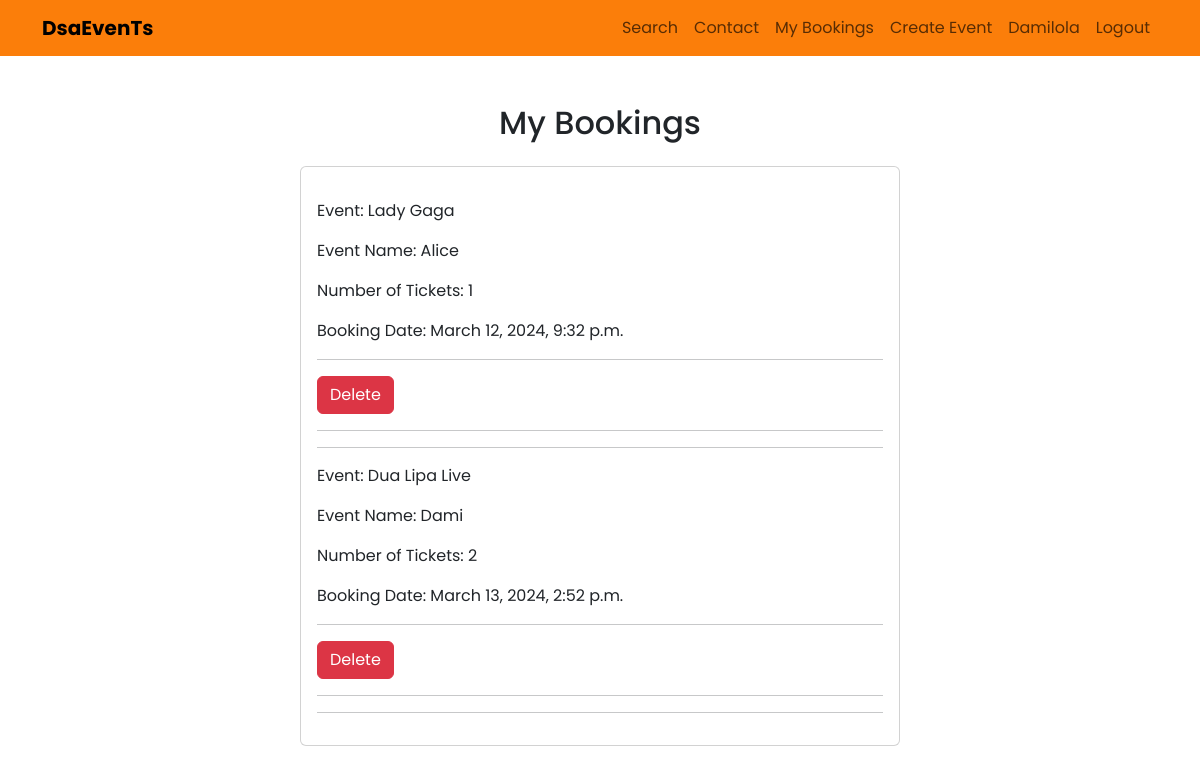
Page /my-bookings/ (signed in) on the committed database.
### events/models.py (models this page shows, shortened)
class Booking(models.Model):
    user = models.ForeignKey(User, on_delete=models.CASCADE)
    name = models.CharField(max_length=100, default="Guest")
    email = models.EmailField(default="")
    event = models.ForeignKey(Event, on_delete=models.CASCADE, related_name='bookings')
    num_tickets = models.PositiveIntegerField(default=1)
    booking_date = models.DateTimeField(auto_now_add=True)

class Event(models.Model):
    EVENT_TYPE_CHOICES = (
        ('concert', 'Concert'),
        ('music_festival', 'Music Festival'),
        ('workshop', 'Workshop'),
        ('conference', 'Conference'),
        ('exhibition', 'Exhibition'),
        ('album_release', 'Album Release'),
        ('live_stream', 'Live Stream'),
        ('meetup', 'Meetup'),
    )
    event_type = models.CharField(max_length=100, choices=EVENT_TYPE_CHOICES)
    title = models.CharField(max_length=255)
    date_and_time = models.DateTimeField()
    location = models.CharField(max_length=255)
    country = CountryField()
    description = models.TextField()
    event_image = models.ImageField(blank=True)
    price = models.DecimalField(max_digits=10, decimal_places=2, default=0)
    user = models.ForeignKey(User, on_delete=models.CASCADE, default= None)

### events/views.py (the view)
# urls.py: path('my-bookings/', views.my_bookings, name='my_bookings'),
@login_required
def my_bookings(request):
    bookings = Booking.objects.filter(user=request.user)
    return render (request, "events/my_booking.html", {'bookings': bookings})

### templates/events/my_booking.html (shortened to what this page needs)
{% extends 'base.html' %}
{% block content %}
{% if bookings %}
<div>
    <h2 class="mt-5 mb-4 text-center">My Bookings</h2>
    <div class="card" style="width:50%; margin:0 auto;">
        <div class="card-body">
    {% for booking in bookings %}
      <p class="card-text mt-3">Event: {{ booking.event.title }}</p>
      <p class="card-text mt-3">Event Name: {{ booking.name }}</p>
      <p class="card-text mt-3">Number of Tickets: {{ booking.num_tickets }}</p>
      <p class="card-text mt-3">Booking Date: {{ booking.booking_date }}</p>
      <hr>
      <form action="{% url 'delete_booking' booking.id %}" method="post">
        <button type="submit" onclick="return confirm('Deleting this booking will require you to purchase another ticket or reference your email. Are you sure you want to delete?')" class="btn btn-danger">Delete</button>
      </form>
      <hr>
      <hr>
    {% endfor %}
       </div>
    </div>
</div>
{% else %}
  <p>No bookings found.</p>
{% endif %}
{% endblock %}

### templates/events/header.html (shortened to what this page needs)
<header class="navbar navbar-expand-lg navbar-light" style="background:#FB7E0A">
    <div class="container">
        <a class="navbar-brand fw-bolder" href="/">DsaEvenTs</a>
        <div class="collapse navbar-collapse justify-content-end" id="navbarNav">
            <ul class="navbar-nav ml-auto">
                <li class="nav-item">
                    <a class="nav-link" href="/all-events/">Search</a>
                </li>
                 <li class="nav-item">
                    <a class="nav-link" href="/contact-us/">Contact</a>
                </li>
                <li class="nav-item">
                    <a   class="nav-link" href="{% url 'my_bookings' %}">My Bookings</a>
                </li>
                   {% if user.is_authenticated %}
                     <li class="nav-item">
                        <a class="nav-link" href="/events-submission/">Create Event</a>
                    </li>
                    <li class="nav-item">
                        <a class="nav-link" href="#">{{ user.username }}</a>
                    </li>
                    <li class="nav-item">
                        <a class="nav-link" href="{% url 'account_logout' %}">Logout</a>
                    </li>
                {% else %}
                    <li class="nav-item">
                        <a class="nav-link" href="{% url 'account_login' %}">Login</a>
                    </li>
                {% endif %}
            </ul>
        </div>
    </div>
</header>

### rows in the picture
Booking: event "Lady Gaga", name "Alice", num_tickets "1", booking_date "March 12, 2024, 9:32 p.m."
Booking: event "Dua Lipa Live", name "Dami", num_tickets "2", booking_date "March 13, 2024, 2:52 p.m."

### other values in the picture
{{ user.username }} "Damilola"
